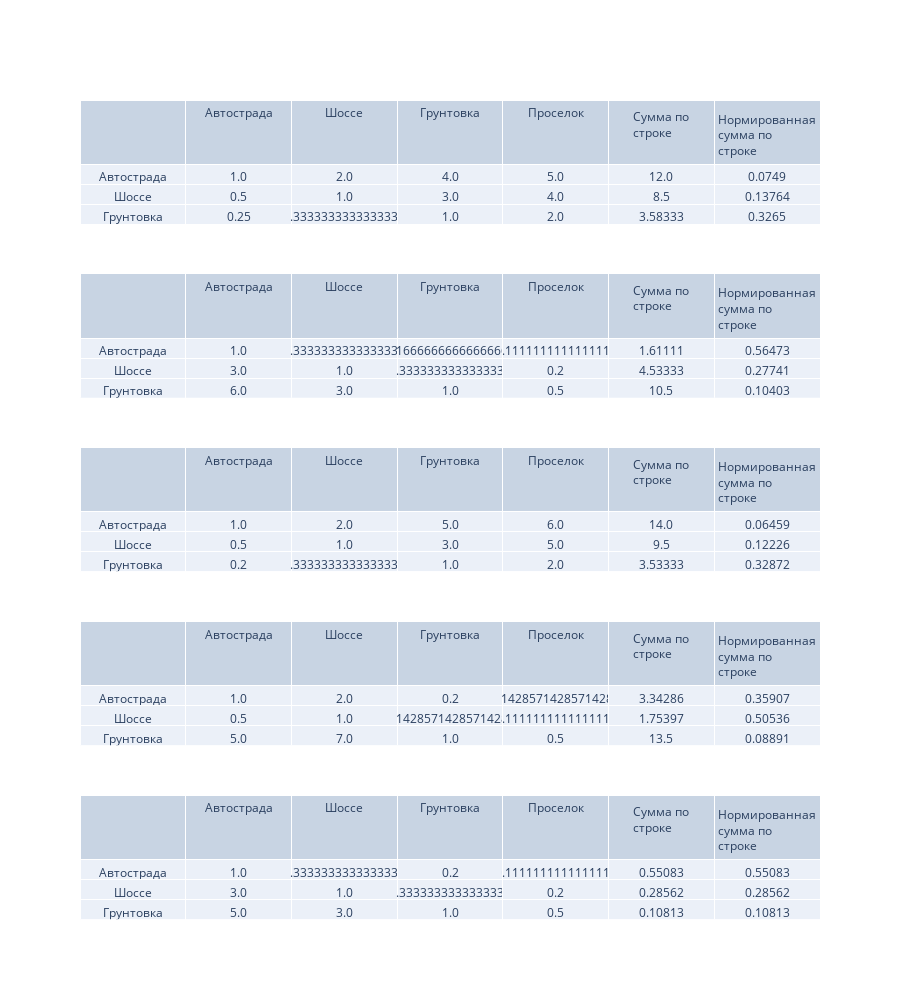

Notebook source saved alongside this figure:
### Markdown cell above
Метод анализа иерархий

### Code cell
# Матрица для критерия "Расстояние"
pair_compare_distance = [
    [1,1/2,1/4,1/5],
    [2,1,1/3,1/4],
    [4,3,1,1/2],
    [5,4,2,1]
]
# Матрица для критерия "Качество покрытия"
pair_compare_quality = [
    [1,3,6,9],
    [1/3,1,3,5],
    [1/6,1/3,1,2],
    [1/9,1/5,1/2,1]
]
# Матрица для критерия "Контроль"
pair_compare_control = [
    [1,1/2,1/5,1/6],
    [2,1,1/3,1/5],
    [5,3,1,1/2],
    [6,5,2,1]
]
# Матрица для критерия "Инфраструктура"
pair_compare_infrast = [
    [1,1/2,5,7],
    [2,1,7,9],
    [1/5,1/7,1,2],
    [1/7,1/9,1/2,1]
]

# Матрица для критерия «Оценка приоритетов критериев»
pair_compare_criterion = [
    [1,3,5,9],
    [1/3,1,3,5],
    [1/5,1/3,1,2],
    [1/9,1/5,1/2,1]
]

print("Расстояние")
sum_row_distance = np.round(np.sum(pair_compare_distance, axis=0), okr)
sum_col_distance = np.round(np.sum(pair_compare_distance, axis=1), okr)
norm_sum_distance = np.round(sum_col_distance / np.sum(sum_col_distance), okr)
# Отношение согласованности
consistency_distance = (np.dot(np.sum(pair_compare_distance, axis=0), norm_sum_distance) - len(alternatives)) / (len(alternatives)-1)
print(consistency_distance)

print("Качество покрытия")
sum_row_quality = np.round(np.sum(pair_compare_quality, axis=0),okr)
sum_col_quality = np.round(np.sum(pair_compare_quality, axis=1),okr)
norm_sum_quality = np.round(sum_col_quality / np.sum(sum_col_quality),okr)
# Отношение согласованности
consistency_quality = (np.dot(np.sum(pair_compare_quality, axis=0), norm_sum_quality) - len(alternatives)) / (len(alternatives)-1)
print(consistency_quality)

print("Контроль")
sum_row_control = np.round(np.sum(pair_compare_control, axis=0),okr)
sum_col_control = np.round(np.sum(pair_compare_control, axis=1),okr)
norm_sum_control = np.round(sum_col_control / np.sum(sum_col_control),okr)
# Отношение согласованности
consistency_control = (np.dot(np.sum(pair_compare_control, axis=0), norm_sum_control) - len(alternatives)) / (len(alternatives)-1)
print(consistency_control)

print("Инфраструктура")
sum_row_infrast = np.round(np.sum(pair_compare_infrast, axis=0),okr)
sum_col_infrast = np.round(np.sum(pair_compare_infrast, axis=1),okr)
norm_sum_infrast = np.round(sum_col_infrast / np.sum(sum_col_infrast),okr)
# Отношение согласованности
consistency_infrast = (np.dot(np.sum(pair_compare_infrast, axis=0), norm_sum_infrast) - len(alternatives)) / (len(alternatives)-1)
print(consistency_infrast)

print("Оценка приоритетов критериев")
sum_row_criterion = np.round(np.sum(pair_compare_criterion, axis=0),okr)
sum_col_criterion = np.round(np.sum(pair_compare_criterion, axis=1),okr)
norm_sum_criterion = np.round(sum_col_criterion / np.sum(sum_col_criterion),okr)
# Отношение согласованности
consistency_criterion = (np.dot(np.sum(pair_compare_criterion, axis=0), norm_sum_criterion) - len(alternatives)) / (len(alternatives)-1)
print(consistency_criterion)

matr = np.array([norm_sum_distance, norm_sum_quality, norm_sum_control, norm_sum_infrast])
print(matr)
answer_vector = np.dot(matr, norm_sum_criterion)
print(answer_vector)
answer = alternatives[np.argmax(answer_vector)]
print(answer)

# Вывод таблиц
fig = make_subplots(
    rows=5, cols=1,
    specs=[[{"type": "table"}],
           [{"type": "table"}],
           [{"type": "table"}],
           [{"type": "table"}],
           [{"type": "table"}]]
)
fig.add_trace(
    Table(
        header=dict(
            values=[''] + alternatives + ['Сумма по строке', 'Нормированная сумма по строке']),
        cells=dict(
            values=np.append((np.append([alternatives], pair_compare_distance, axis=0)), [sum_row_distance, norm_sum_distance], axis=0))
    ),
    row=1, col=1
)
fig.add_trace(
    Table(
        header=dict(
            values=[''] + alternatives + ['Сумма по строке', 'Нормированная сумма по строке']),
        cells=dict(
            values=np.append((np.append([alternatives], pair_compare_quality, axis=0)), [sum_row_quality, norm_sum_quality], axis=0))
    ),
    row=2, col=1
)
fig.add_trace(
    Table(
        header=dict(
            values=[''] + alternatives + ['Сумма по строке', 'Нормированная сумма по строке']),
        cells=dict(
            values=np.append((np.append([alternatives], pair_compare_control, axis=0)), [sum_row_control, norm_sum_control], axis=0))
    ),
    row=3, col=1
)
fig.add_trace(
    Table(
        header=dict(
            values=[''] + alternatives + ['Сумма по строке', 'Нормированная сумма по строке']),
        cells=dict(
            values=np.append((np.append([alternatives], pair_compare_infrast, axis=0)), [sum_row_infrast, norm_sum_infrast], axis=0))
    ),
    row=4, col=1
)
fig.add_trace(
    Table(
        header=dict(
            values=[''] + alternatives + ['Сумма по строке', 'Нормированная сумма по строке']),
        cells=dict(
            values=np.append((np.append([alternatives], pair_compare_criterion, axis=0)), [norm_sum_criterion, norm_sum_criterion], axis=0))
    ),
    row=5, col=1
)


fig.update_layout(
    height=1000)
fig.show()

### Figure 1 — Plotly figure (JSON) as saved in the notebook; plotly's stock layout.template omitted (floating-point values rounded to 4 significant figures)
{"data": [{"cells": {"values": [["Автострада", "Шоссе", "Грунтовка", "Проселок"], ["1.0", "0.5", "0.25", "0.2"], ["2.0", "1.0", "0.3333333333333333", "0.25"], ["4.0", "3.0", "1.0", "0.5"], ["5.0", "4.0", "2.0", "1.0"], ["12.0", "8.5", "3.58333", "1.95"], ["0.0749", "0.13764", "0.3265", "0.46095"]]}, "domain": {"x": [0.0, 1.0], "y": [0.848, 1.0]}, "header": {"values": ["", "Автострада", "Шоссе", "Грунтовка", "Проселок", "Сумма по строке", "Нормированная сумма по строке"]}, "type": "table"}, {"cells": {"values": [["Автострада", "Шоссе", "Грунтовка", "Проселок"], ["1.0", "3.0", "6.0", "9.0"], ["0.3333333333333333", "1.0", "3.0", "5.0"], ["0.16666666666666666", "0.3333333333333333", "1.0", "2.0"], ["0.1111111111111111", "0.2", "0.5", "1.0"], ["1.61111", "4.53333", "10.5", "17.0"], ["0.56473", "0.27741", "0.10403", "0.05383"]]}, "domain": {"x": [0.0, 1.0], "y": [0.636, 0.788]}, "header": {"values": ["", "Автострада", "Шоссе", "Грунтовка", "Проселок", "Сумма по строке", "Нормированная сумма по строке"]}, "type": "table"}, {"cells": {"values": [["Автострада", "Шоссе", "Грунтовка", "Проселок"], ["1.0", "0.5", "0.2", "0.16666666666666666"], ["2.0", "1.0", "0.3333333333333333", "0.2"], ["5.0", "3.0", "1.0", "0.5"], ["6.0", "5.0", "2.0", "1.0"], ["14.0", "9.5", "3.53333", "1.86667"], ["0.06459", "0.12226", "0.32872", "0.48443"]]}, "domain": {"x": [0.0, 1.0], "y": [0.424, 0.576]}, "header": {"values": ["", "Автострада", "Шоссе", "Грунтовка", "Проселок", "Сумма по строке", "Нормированная сумма по строке"]}, "type": "table"}, {"cells": {"values": [["Автострада", "Шоссе", "Грунтовка", "Проселок"], ["1.0", "0.5", "5.0", "7.0"], ["2.0", "1.0", "7.0", "9.0"], ["0.2", "0.14285714285714285", "1.0", "2.0"], ["0.14285714285714285", "0.1111111111111111", "0.5", "1.0"], ["3.34286", "1.75397", "13.5", "19.0"], ["0.35907", "0.50536", "0.08891", "0.04665"]]}, "domain": {"x": [0.0, 1.0], "y": [0.212, 0.364]}, "header": {"values": ["", "Автострада", "Шоссе", "Грунтовка", "Проселок", "Сумма по строке", "Нормированная сумма по строке"]}, "type": "table"}, {"cells": {"values": [["Автострада", "Шоссе", "Грунтовка", "Проселок"], ["1.0", "3.0", "5.0", "9.0"], ["0.3333333333333333", "1.0", "3.0", "5.0"], ["0.2", "0.3333333333333333", "1.0", "2.0"], ["0.1111111111111111", "0.2", "0.5", "1.0"], ["0.55083", "0.28562", "0.10813", "0.05542"], ["0.55083", "0.28562", "0.10813", "0.05542"]]}, "domain": {"x": [0.0, 1.0], "y": [0.0, 0.152]}, "header": {"values": ["", "Автострада", "Шоссе", "Грунтовка", "Проселок", "Сумма по строке", "Нормированная сумма по строке"]}, "type": "table"}], "layout": {"height": 1000}}
